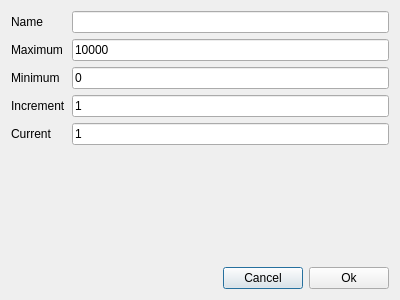
<?xml version="1.0" encoding="UTF-8"?>
<ui version="4.0">
 <class>VariableDoubleGeneratorProviderDialog</class>
 <widget class="QDialog" name="VariableDoubleGeneratorProviderDialog">
  <property name="geometry">
   <rect>
    <x>0</x>
    <y>0</y>
    <width>400</width>
    <height>300</height>
   </rect>
  </property>
  <property name="windowTitle">
   <string>Dialog</string>
  </property>
  <property name="modal">
   <bool>true</bool>
  </property>
  <layout class="QVBoxLayout" name="verticalLayout" stretch="1,0">
   <item>
    <layout class="QFormLayout" name="formLayout">
     <property name="fieldGrowthPolicy">
      <enum>QFormLayout::AllNonFixedFieldsGrow</enum>
     </property>
     <item row="0" column="0">
      <widget class="QLabel" name="label">
       <property name="text">
        <string>Name</string>
       </property>
      </widget>
     </item>
     <item row="0" column="1">
      <widget class="QLineEdit" name="lineEdit"/>
     </item>
     <item row="1" column="0">
      <widget class="QLabel" name="label_2">
       <property name="text">
        <string>Maximum</string>
       </property>
      </widget>
     </item>
     <item row="1" column="1">
      <widget class="QLineEdit" name="lineEdit_2">
       <property name="inputMethodHints">
        <set>Qt::ImhDigitsOnly</set>
       </property>
       <property name="text">
        <string>10000</string>
       </property>
      </widget>
     </item>
     <item row="2" column="0">
      <widget class="QLabel" name="label_3">
       <property name="text">
        <string>Minimum</string>
       </property>
      </widget>
     </item>
     <item row="2" column="1">
      <widget class="QLineEdit" name="lineEdit_3">
       <property name="inputMethodHints">
        <set>Qt::ImhDigitsOnly</set>
       </property>
       <property name="text">
        <string>0</string>
       </property>
      </widget>
     </item>
     <item row="3" column="0">
      <widget class="QLabel" name="label_4">
       <property name="text">
        <string>Increment</string>
       </property>
      </widget>
     </item>
     <item row="3" column="1">
      <widget class="QLineEdit" name="lineEdit_4">
       <property name="inputMethodHints">
        <set>Qt::ImhDigitsOnly</set>
       </property>
       <property name="text">
        <string>1</string>
       </property>
      </widget>
     </item>
     <item row="4" column="0">
      <widget class="QLabel" name="label_5">
       <property name="text">
        <string>Current</string>
       </property>
      </widget>
     </item>
     <item row="4" column="1">
      <widget class="QLineEdit" name="lineEdit_5">
       <property name="inputMethodHints">
        <set>Qt::ImhDigitsOnly</set>
       </property>
       <property name="text">
        <string>1</string>
       </property>
      </widget>
     </item>
    </layout>
   </item>
   <item>
    <layout class="QHBoxLayout" name="horizontalLayout" stretch="1,0,0">
     <item>
      <widget class="QWidget" name="widget" native="true"/>
     </item>
     <item>
      <widget class="QPushButton" name="pushButton_2">
       <property name="text">
        <string>Cancel</string>
       </property>
      </widget>
     </item>
     <item>
      <widget class="QPushButton" name="pushButton">
       <property name="text">
        <string>Ok</string>
       </property>
      </widget>
     </item>
    </layout>
   </item>
  </layout>
 </widget>
 <resources/>
 <connections>
  <connection>
   <sender>pushButton</sender>
   <signal>clicked()</signal>
   <receiver>VariableDoubleGeneratorProviderDialog</receiver>
   <slot>accept()</slot>
   <hints>
    <hint type="sourcelabel">
     <x>347</x>
     <y>276</y>
    </hint>
    <hint type="destinationlabel">
     <x>199</x>
     <y>149</y>
    </hint>
   </hints>
  </connection>
  <connection>
   <sender>pushButton_2</sender>
   <signal>clicked()</signal>
   <receiver>VariableDoubleGeneratorProviderDialog</receiver>
   <slot>reject()</slot>
   <hints>
    <hint type="sourcelabel">
     <x>256</x>
     <y>276</y>
    </hint>
    <hint type="destinationlabel">
     <x>199</x>
     <y>149</y>
    </hint>
   </hints>
  </connection>
 </connections>
</ui>
